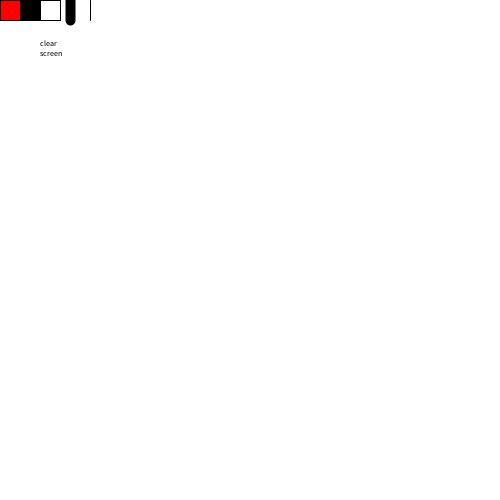
Frame 1 (no input)
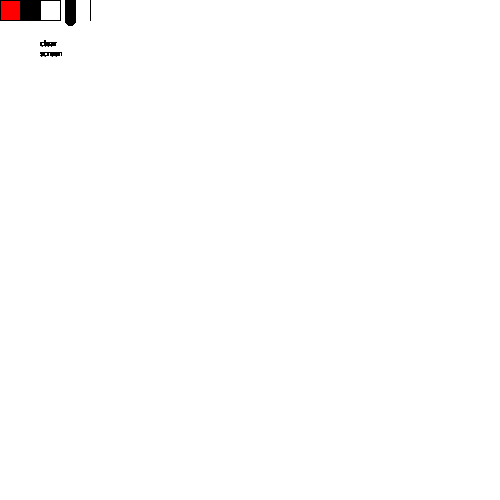
Frame 60 (the mouse pressed at the canvas centre just before this capture)
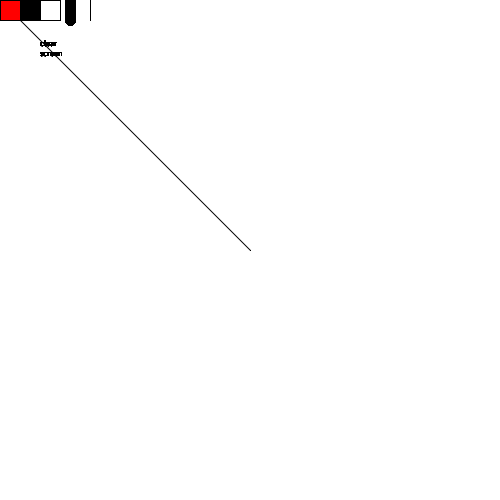
Frame 120 (the mouse held since frame 60 and released just before this capture)

The Processing sketch that drew these frames (run headless with seeded random() and noise(); from frame 60 on, the mouse is pressed at the canvas centre):

// Processing sketch: processing_113463
// ── processing_113463.pde

color paintColor = color(0, 0, 0);
int paintWidth = 1;

void setup() {
  size(500, 500);
  background(255);
  stroke(0,0,0);
}

void draw() {
  //these are my UI boxes
  strokeWeight(1);
  stroke(0);
  //red button
  fill(255, 0, 0);
  rect (0,0,20,20);
  //black button
  fill(0,0,0);
  rect(20, 0, 20, 20);
  //clear screen button
  fill(255);
  rect(40, 0, 20, 20);
  //fat line button
  strokeWeight(10);
  line(70, 0, 70, 20);
  //skinny line button
  strokeWeight(1);
  line(90, 0, 90, 20);
  fill(0);
  textSize(8);
  text("clear screen", 40, 40, 25, 80);
  
  //this is my interactive section
  if(mousePressed == true) {
    
    if(mouseX < 20 && mouseX > 0 && mouseY < 20 && mouseY > 0) {
      paintColor = color(255, 0, 0);
    }
    if(mouseX < 40 && mouseX >20 && mouseY <20 && mouseY >0){
      paintColor = color(0, 0, 0);
    }
    if(mouseX < 60 && mouseX >40 && mouseY <20 && mouseY >0){
      background(255);
    }
    if(mouseX < 80 && mouseX >60 && mouseY <20 && mouseY >0 && paintWidth < 20){
      paintWidth++;
    }
    if(mouseX < 100 && mouseX >80 && mouseY <20 && mouseY >0 && paintWidth > 1){
      paintWidth--;
    }
    //here is where we actually draw on the page
    strokeWeight(paintWidth);
    stroke(paintColor);
    if(mouseY > 30) line(pmouseX, pmouseY, mouseX, mouseY);

  }

}
